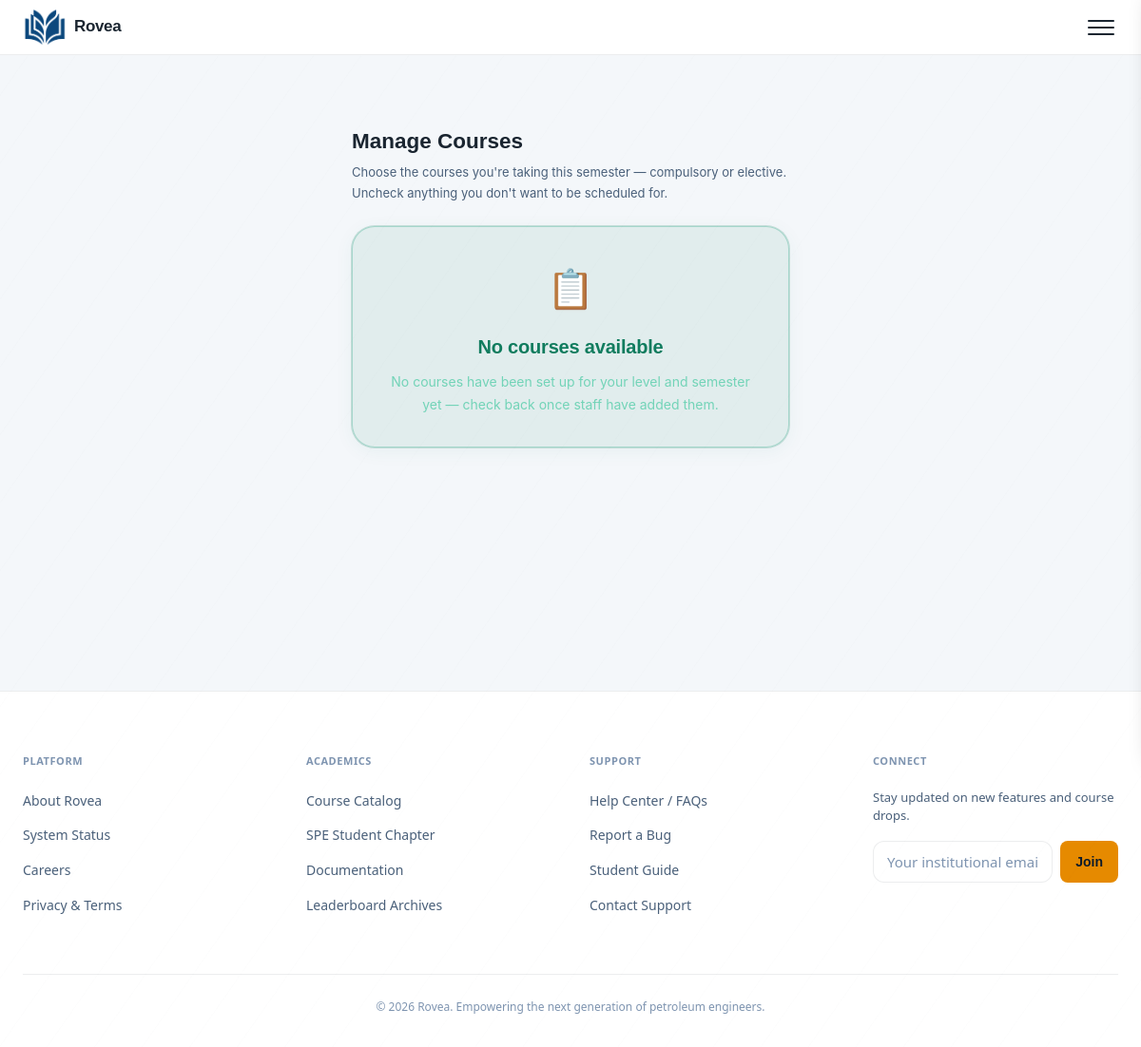
The page /courses/manage/ (signed in) on the database as committed earlier.
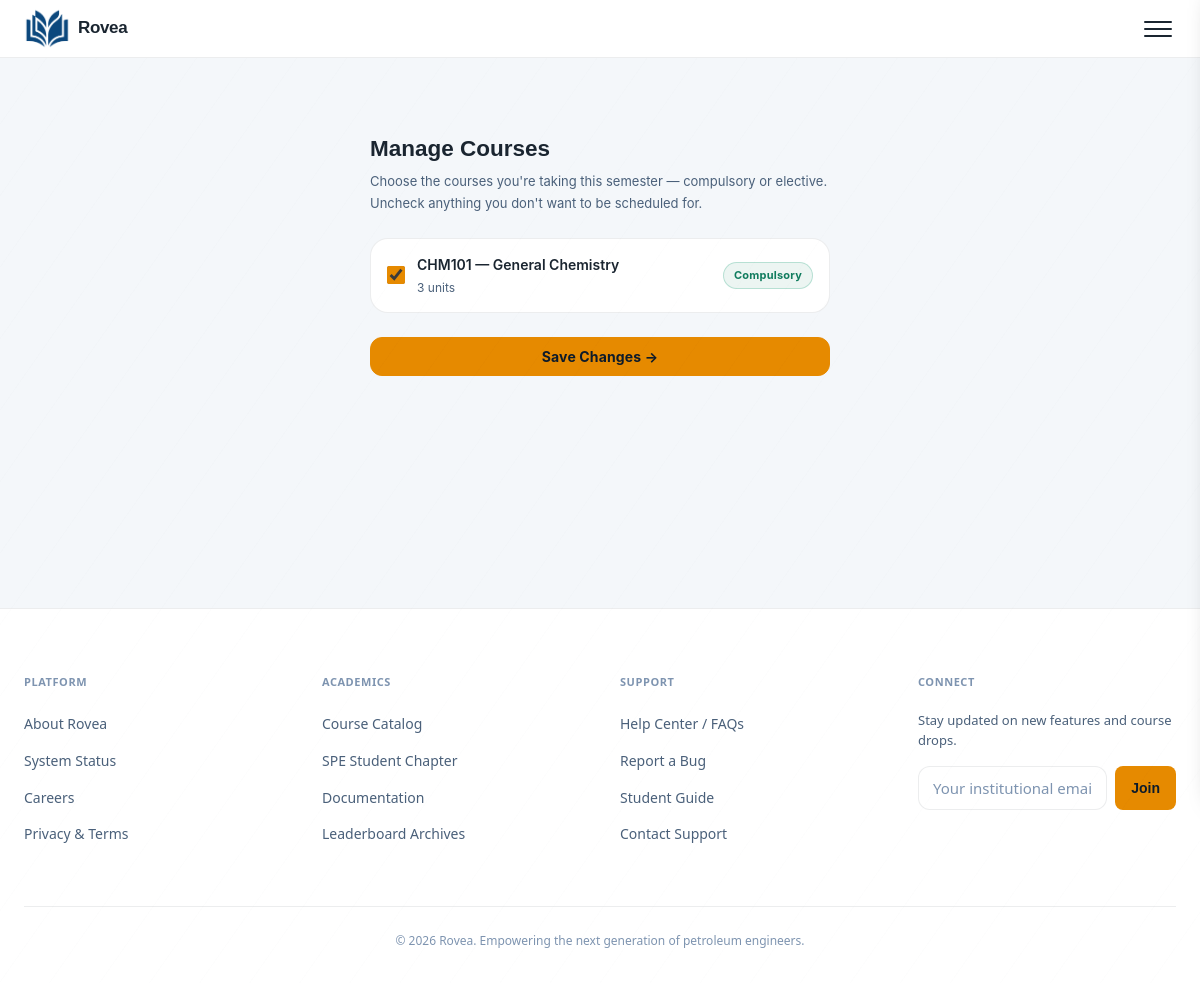
The same page on the database as committed later.
### core/models.py (models this page shows, shortened)
class CourseDefinition(models.Model):
    course_code = models.CharField(max_length=10, unique=True)
    course_title = models.CharField(max_length=100)
    level = models.CharField(max_length=3, choices=LEVEL_CHOICES)
    semester = models.CharField(max_length=1, choices=SEMESTER_CHOICES)
    school = models.CharField(max_length=50, choices=SCHOOL_CHOICES, default="unilag")
    department = models.CharField(max_length=50, choices=DEPARTMENT_CHOICES, default="petroleum")
    units = models.IntegerField(default=3)
    is_elective = models.BooleanField(default=False)
    class Meta:
        ordering = ["level", "semester", "is_elective", "course_code"]

### core/views.py (the view, shortened to what this page needs)
# urls.py: path("courses/manage/", views.manage_courses_view, name="manage_courses"),
@login_required
def manage_courses_view(request):
    if not hasattr(request.user, "profile"):
        return redirect("onboarding")
    profile = request.user.profile
    available_courses = CourseDefinition.objects.filter(
        level=profile.level,
        semester=profile.semester,
        school=profile.school,
        department=profile.department,
    )
    active_course_codes = TimetableEntry.objects.filter(
        student=profile,
        course_code__in=available_courses.values_list('course_code', flat=True)
    ).values_list('course_code', flat=True)
    context = {
        'courses': available_courses,
        'active_course_codes': list(active_course_codes),
    }
    return render(request, 'core/manage_courses.html', context)

### templates/core/manage_courses.html (shortened to what this page needs)
{% extends "core/base.html" %}
{% block content %}
<div class="page-container" style="max-width:500px; margin:40px auto">
  <h2 style="font-family:'Space Grotesk',sans-serif; margin-bottom:4px">Manage Courses</h2>
  <p style="font-size:13px; color:var(--text-secondary); margin-bottom:24px">
    Choose the courses you're taking this semester — compulsory or elective.
    Uncheck anything you don't want to be scheduled for.
  </p>
  <form method="POST">
    {% if courses %}
    <div style="display:flex; flex-direction:column; gap:10px; margin-bottom:24px">
      {% for course in courses %}
      <label style="display:flex; align-items:center; justify-content:space-between; gap:12px; padding:14px 16px;
                    background:var(--navy-card); border:1px solid var(--border);
                    border-radius:var(--radius-lg); cursor:pointer; transition:border-color 0.15s"
             onmouseover="this.style.borderColor='rgba(245,166,35,0.3)'"
             onmouseout="this.style.borderColor='rgba(255,255,255,0.08)'">
        <div style="display:flex; align-items:center; gap:12px">
          <input type="checkbox" name="selected_courses" value="{{ course.course_code }}"
                 {% if course.course_code in active_course_codes %}checked{% endif %}
                 style="width:18px; height:18px; accent-color:var(--amber)">
          <div>
            <div style="font-weight:600; font-size:14px">{{ course.course_code }} — {{ course.course_title }}</div>
            <div style="font-size:12px; color:var(--text-secondary); margin-top:2px">{{ course.units }} units</div>
          </div>
        </div>
        {% if course.is_elective %}
        <span class="badge badge-amber">Elective</span>
        {% else %}
        <span class="badge badge-green">Compulsory</span>
        {% endif %}
      </label>
      {% endfor %}
    </div>
    {% else %}
    <div class="done-card" style="margin-bottom:24px">
      <div class="done-emoji">📋</div>
      <div class="done-title">No courses available</div>
      <div class="done-sub">No courses have been set up for your level and semester yet — check back once staff have added them.</div>
    </div>
    {% endif %}
    {% if courses %}
    <button type="submit" class="btn btn-primary btn-full">Save Changes →</button>
    {% endif %}
  </form>
</div>
{% endblock %}

Rows that differ between the two databases and show on the page:
added CourseDefinition: course_code "☑", course_code "CHM101", course_title "General Chemistry", units "3", is_elective "Compulsory"
Other text that changed with them:
text no longer shown: "📋 No courses available No courses have been set up for your level and semester yet — check back once staff have added them."
text now shown: "Save Changes →"
